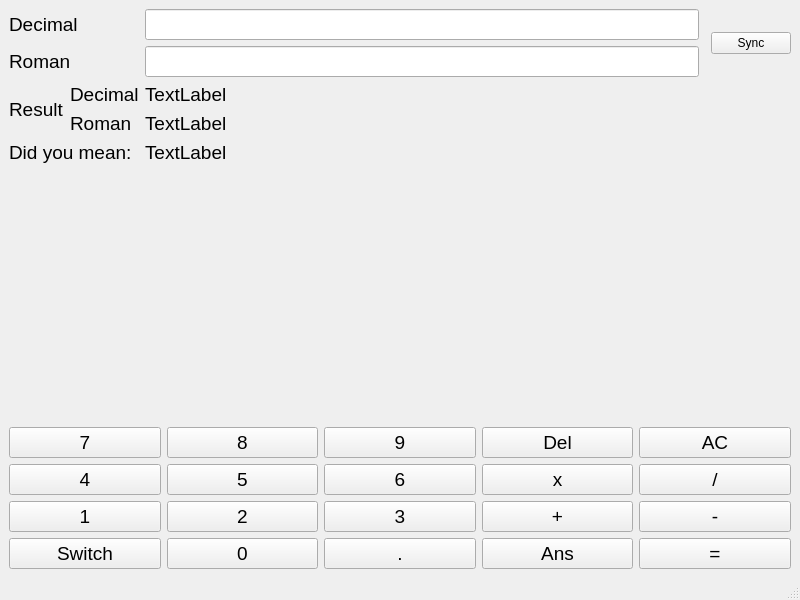
<?xml version="1.0" encoding="UTF-8"?>
<ui version="4.0">
 <class>MainWindow</class>
 <widget class="QMainWindow" name="MainWindow">
  <property name="geometry">
   <rect>
    <x>0</x>
    <y>0</y>
    <width>800</width>
    <height>600</height>
   </rect>
  </property>
  <property name="windowTitle">
   <string>MainWindow</string>
  </property>
  <widget class="QWidget" name="centralwidget">
   <layout class="QVBoxLayout" name="verticalLayout">
    <item>
     <layout class="QGridLayout" name="displayGrid">
      <item row="3" column="0" rowspan="2">
       <widget class="QLabel" name="resultLabel">
        <property name="font">
         <font>
          <pointsize>14</pointsize>
         </font>
        </property>
        <property name="text">
         <string>Result</string>
        </property>
       </widget>
      </item>
      <item row="4" column="2" colspan="3">
       <widget class="QLabel" name="resultDisplay_4">
        <property name="font">
         <font>
          <pointsize>14</pointsize>
         </font>
        </property>
        <property name="text">
         <string>TextLabel</string>
        </property>
       </widget>
      </item>
      <item row="5" column="2" colspan="3">
       <widget class="QLabel" name="suggestionDisplay">
        <property name="font">
         <font>
          <pointsize>14</pointsize>
         </font>
        </property>
        <property name="text">
         <string>TextLabel</string>
        </property>
       </widget>
      </item>
      <item row="0" column="2">
       <widget class="KeyboardLineEdit" name="decimalEdit">
        <property name="font">
         <font>
          <pointsize>14</pointsize>
         </font>
        </property>
        <property name="maxLength">
         <number>255</number>
        </property>
       </widget>
      </item>
      <item row="1" column="2">
       <widget class="KeyboardLineEdit" name="romanEdit">
        <property name="font">
         <font>
          <pointsize>14</pointsize>
         </font>
        </property>
        <property name="maxLength">
         <number>255</number>
        </property>
       </widget>
      </item>
      <item row="0" column="4" rowspan="2">
       <widget class="QPushButton" name="pushButton_21">
        <property name="text">
         <string>Sync</string>
        </property>
        <property name="checkable">
         <bool>true</bool>
        </property>
       </widget>
      </item>
      <item row="3" column="2" colspan="3">
       <widget class="QLabel" name="resultDisplay">
        <property name="font">
         <font>
          <pointsize>14</pointsize>
         </font>
        </property>
        <property name="text">
         <string>TextLabel</string>
        </property>
       </widget>
      </item>
      <item row="3" column="1">
       <widget class="QLabel" name="decimalLabel_4">
        <property name="font">
         <font>
          <pointsize>14</pointsize>
         </font>
        </property>
        <property name="text">
         <string>Decimal</string>
        </property>
       </widget>
      </item>
      <item row="4" column="1">
       <widget class="QLabel" name="romanLabel_4">
        <property name="font">
         <font>
          <pointsize>14</pointsize>
         </font>
        </property>
        <property name="text">
         <string>Roman</string>
        </property>
       </widget>
      </item>
      <item row="1" column="0" colspan="2">
       <widget class="QLabel" name="romanLabel">
        <property name="font">
         <font>
          <pointsize>14</pointsize>
         </font>
        </property>
        <property name="text">
         <string>Roman</string>
        </property>
       </widget>
      </item>
      <item row="0" column="0" colspan="2">
       <widget class="QLabel" name="decimalLabel">
        <property name="font">
         <font>
          <pointsize>14</pointsize>
         </font>
        </property>
        <property name="text">
         <string>Decimal</string>
        </property>
       </widget>
      </item>
      <item row="5" column="0" colspan="2">
       <widget class="QLabel" name="suggestionLabel">
        <property name="font">
         <font>
          <pointsize>14</pointsize>
         </font>
        </property>
        <property name="text">
         <string>Did you mean: </string>
        </property>
       </widget>
      </item>
     </layout>
    </item>
    <item>
     <spacer name="verticalSpacer">
      <property name="orientation">
       <enum>Qt::Vertical</enum>
      </property>
      <property name="sizeHint" stdset="0">
       <size>
        <width>20</width>
        <height>186</height>
       </size>
      </property>
     </spacer>
    </item>
    <item>
     <layout class="QGridLayout" name="gridLayout">
      <item row="1" column="1">
       <widget class="KeyboardButton" name="pushButton_6">
        <property name="font">
         <font>
          <pointsize>14</pointsize>
         </font>
        </property>
        <property name="text">
         <string>5</string>
        </property>
       </widget>
      </item>
      <item row="2" column="1">
       <widget class="KeyboardButton" name="pushButton_7">
        <property name="font">
         <font>
          <pointsize>14</pointsize>
         </font>
        </property>
        <property name="text">
         <string>2</string>
        </property>
       </widget>
      </item>
      <item row="2" column="2">
       <widget class="KeyboardButton" name="pushButton_10">
        <property name="font">
         <font>
          <pointsize>14</pointsize>
         </font>
        </property>
        <property name="text">
         <string>3</string>
        </property>
       </widget>
      </item>
      <item row="3" column="3">
       <widget class="KeyboardButton" name="pushButton_16">
        <property name="font">
         <font>
          <pointsize>14</pointsize>
         </font>
        </property>
        <property name="text">
         <string>Ans</string>
        </property>
       </widget>
      </item>
      <item row="3" column="1">
       <widget class="KeyboardButton" name="pushButton_8">
        <property name="font">
         <font>
          <pointsize>14</pointsize>
         </font>
        </property>
        <property name="text">
         <string>0</string>
        </property>
       </widget>
      </item>
      <item row="2" column="3">
       <widget class="KeyboardButton" name="pushButton_15">
        <property name="font">
         <font>
          <pointsize>14</pointsize>
         </font>
        </property>
        <property name="text">
         <string>+</string>
        </property>
       </widget>
      </item>
      <item row="0" column="0">
       <widget class="KeyboardButton" name="pushButton">
        <property name="font">
         <font>
          <pointsize>14</pointsize>
         </font>
        </property>
        <property name="text">
         <string>7</string>
        </property>
       </widget>
      </item>
      <item row="3" column="2">
       <widget class="KeyboardButton" name="pushButton_9">
        <property name="font">
         <font>
          <pointsize>14</pointsize>
         </font>
        </property>
        <property name="text">
         <string>.</string>
        </property>
       </widget>
      </item>
      <item row="0" column="2">
       <widget class="KeyboardButton" name="pushButton_12">
        <property name="font">
         <font>
          <pointsize>14</pointsize>
         </font>
        </property>
        <property name="text">
         <string>9</string>
        </property>
       </widget>
      </item>
      <item row="3" column="4">
       <widget class="KeyboardButton" name="pushButton_17">
        <property name="font">
         <font>
          <pointsize>14</pointsize>
         </font>
        </property>
        <property name="text">
         <string>=</string>
        </property>
       </widget>
      </item>
      <item row="1" column="0">
       <widget class="KeyboardButton" name="pushButton_3">
        <property name="font">
         <font>
          <pointsize>14</pointsize>
         </font>
        </property>
        <property name="text">
         <string>4</string>
        </property>
       </widget>
      </item>
      <item row="1" column="4">
       <widget class="KeyboardButton" name="pushButton_19">
        <property name="font">
         <font>
          <pointsize>14</pointsize>
         </font>
        </property>
        <property name="text">
         <string>/</string>
        </property>
       </widget>
      </item>
      <item row="1" column="2">
       <widget class="KeyboardButton" name="pushButton_11">
        <property name="font">
         <font>
          <pointsize>14</pointsize>
         </font>
        </property>
        <property name="text">
         <string>6</string>
        </property>
       </widget>
      </item>
      <item row="1" column="3">
       <widget class="KeyboardButton" name="pushButton_14">
        <property name="font">
         <font>
          <pointsize>14</pointsize>
         </font>
        </property>
        <property name="text">
         <string>x</string>
        </property>
       </widget>
      </item>
      <item row="0" column="1">
       <widget class="KeyboardButton" name="pushButton_2">
        <property name="font">
         <font>
          <pointsize>14</pointsize>
         </font>
        </property>
        <property name="text">
         <string>8</string>
        </property>
       </widget>
      </item>
      <item row="0" column="3">
       <widget class="KeyboardButton" name="pushButton_13">
        <property name="font">
         <font>
          <pointsize>14</pointsize>
         </font>
        </property>
        <property name="text">
         <string>Del</string>
        </property>
       </widget>
      </item>
      <item row="2" column="0">
       <widget class="KeyboardButton" name="pushButton_4">
        <property name="font">
         <font>
          <pointsize>14</pointsize>
         </font>
        </property>
        <property name="text">
         <string>1</string>
        </property>
       </widget>
      </item>
      <item row="3" column="0">
       <widget class="KeyboardButton" name="pushButton_5">
        <property name="font">
         <font>
          <pointsize>14</pointsize>
         </font>
        </property>
        <property name="text">
         <string>Switch</string>
        </property>
       </widget>
      </item>
      <item row="0" column="4">
       <widget class="KeyboardButton" name="pushButton_20">
        <property name="font">
         <font>
          <pointsize>14</pointsize>
         </font>
        </property>
        <property name="text">
         <string>AC</string>
        </property>
       </widget>
      </item>
      <item row="2" column="4">
       <widget class="KeyboardButton" name="pushButton_18">
        <property name="font">
         <font>
          <pointsize>14</pointsize>
         </font>
        </property>
        <property name="text">
         <string>-</string>
        </property>
       </widget>
      </item>
     </layout>
    </item>
   </layout>
  </widget>
  <widget class="QMenuBar" name="menubar">
   <property name="geometry">
    <rect>
     <x>0</x>
     <y>0</y>
     <width>800</width>
     <height>22</height>
    </rect>
   </property>
  </widget>
  <widget class="QStatusBar" name="statusbar"/>
 </widget>
 <customwidgets>
  <customwidget>
   <class>KeyboardLineEdit</class>
   <extends>QLineEdit</extends>
   <header>keyboardlineedit.h</header>
  </customwidget>
  <customwidget>
   <class>KeyboardButton</class>
   <extends>QPushButton</extends>
   <header>keyboardbutton.h</header>
  </customwidget>
 </customwidgets>
 <resources/>
 <connections/>
</ui>
